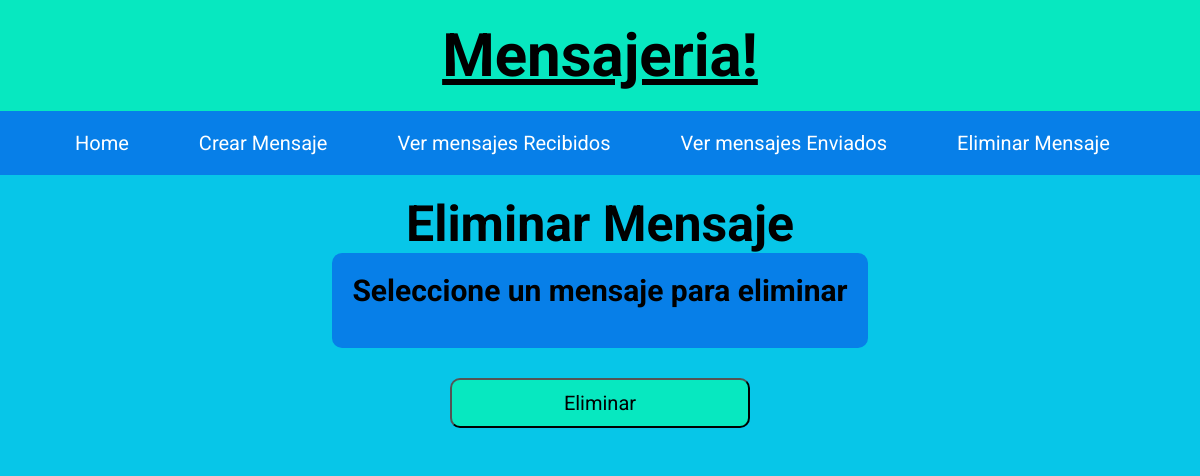
The page /aplicacion/eliminarMensaje on the database as committed earlier.
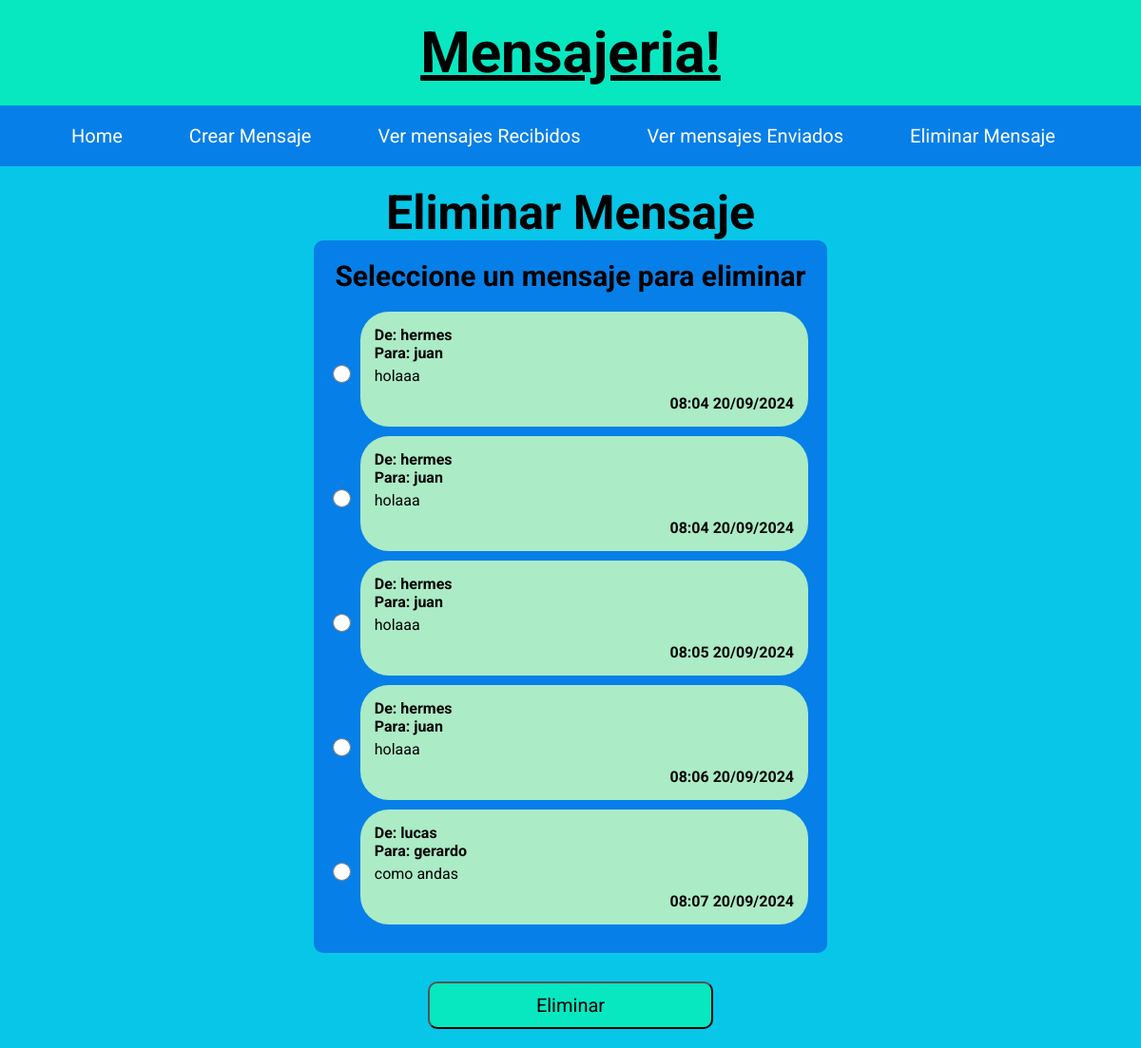
The same page on the database as committed later.
### miAplicacion/models.py (models this page shows, shortened)
class Mensaje(models.Model):
    texto = models.TextField()
    emisor = models.CharField(max_length=100)
    receptor = models.CharField(max_length=100)
    fechaEnvio = models.DateTimeField(auto_now_add=True)

### miAplicacion/views.py (the view, shortened to what this page needs)
# urls.py: path('aplicacion/eliminarMensaje', views.EliminarMensaje.as_view(),name="EliminarMensaje"),
class EliminarMensaje(View):
    def get(self, request):
        contexto = {
            'mensajes':Mensaje.objects.all(),
        }
        return render(request, 'eliminarMensaje.html', contexto)

### miAplicacion/templates/eliminarMensaje.html (shortened to what this page needs)
{% extends 'base.html' %}
{% block content%}
    <form method="post" class="eliminarMensaje">
        <h1>Eliminar Mensaje</h1>
        <div class="eliminarMensaje cuadro">
            <h3>Seleccione un mensaje para eliminar</h3>
            <ul>
                {% for mensaje in mensajes %}
                    <div class="radioConMensaje">
                        <input type="radio" name="id" value="{{ mensaje.id }}">
                        <li class="mensaje">
                            <div class="nombre">
                                De: {{ mensaje.emisor }} <br>
                                Para: {{ mensaje.receptor }}
                            </div>
                            <div class="texto">
                                {{ mensaje.texto }}
                            </div>
                            <div class="fechaHora">
                                {{ mensaje.fechaEnvio|date:"H:i d/m/Y" }}
                            </div>
                        </li>
                    </div>
                {% endfor %}
            </ul>
        </div>
        <button class="eliminarMensaje boton" type="submit">Eliminar</button>
    </form>
{% endblock %}

Rows that differ between the two databases and show on the page:
added Mensaje: emisor "hermes", receptor "juan", texto "holaaa", fechaEnvio "08:04 20/09/2024"
added Mensaje: emisor "hermes", receptor "juan", texto "holaaa", fechaEnvio "08:04 20/09/2024"
added Mensaje: emisor "hermes", receptor "juan", texto "holaaa", fechaEnvio "08:05 20/09/2024"
added Mensaje: emisor "hermes", receptor "juan", texto "holaaa", fechaEnvio "08:06 20/09/2024"
added Mensaje: emisor "lucas", receptor "gerardo", texto "como andas", fechaEnvio "08:07 20/09/2024"
